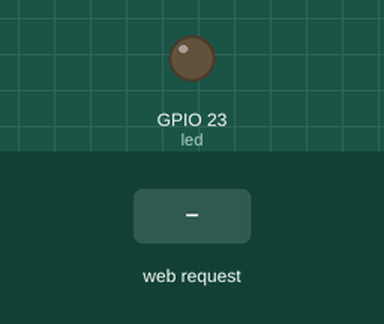
Simulated run of this sketch. Board: ESP32. Shown: output pins drawn as LEDs (lit = HIGH). The inputs (shaded band) are chosen by the test bench. WiFi joins after 1.5 s; servers stay silent unless stated; storage starts empty; what the sketch prints to the serial monitor is not drawn.

Above: at 3.2 s.
3.3 s: HTTP request GET /toggleLED received
At 4.2 s:
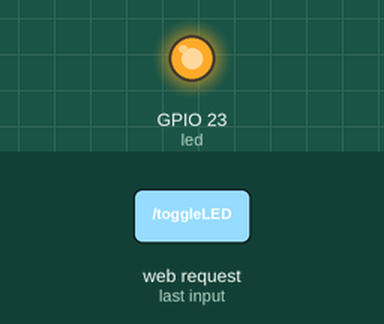
Timing chart, 0 to 6.3 s (numbered marks = the images above; inputs shaded):
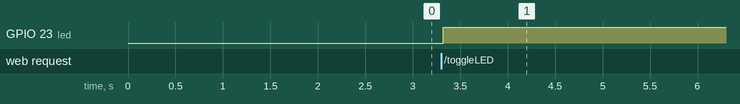

The sketch:

SPIFFS_NET.ino
```cpp
#include "FS.h"
#include "SPIFFS.h"
#include <WiFi.h>
#include <AsyncTCP.h>
#include <ESPAsyncWebServer.h>


const char* ssid = "Ilgner";
const char* senha = "0123456789";

const int led = 23;
bool ledState = false;

AsyncWebServer server (80);

void setup() {
  // put your setup code here, to run once:

Serial.begin(115200);

pinMode(led,OUTPUT);

digitalWrite(led,LOW);


//inicializando o Wi-fi
WiFi.begin(ssid,senha);

while(WiFi.status() != WL_CONNECTED){
  delay(1000);
  Serial.println("Conectando ao Wi-fi");
}

Serial.println("Conectado ao Wi-fi");
Serial.print("Conectado ao IP");
Serial.println(WiFi.localIP());


//Inicializando a SPIFFs

if(!SPIFFS.begin(true)){
Serial.println("Problemas ao inicializar a SPIFFS");
  return;
}


server.on("/",HTTP_GET , [](AsyncWebServerRequest *request){
  request->send(SPIFFS, "/index.html", "text/html");
});

server.on("/style.css",HTTP_GET , [](AsyncWebServerRequest *request){
  request->send(SPIFFS, "/style.css", "text/css");
});


server.on("/toggleLED",HTTP_GET , [](AsyncWebServerRequest *request){

  ledState = !ledState;
  digitalWrite(led, ledState ? HIGH : LOW);

  request->send(200, "text/plain",ledState ? "on" : "off" );
});

server.begin();


}

void loop() {
  // put your main code here, to run repeatedly:

}
```

Measured:
- after the input at 3.3 s, GPIO 23 (led): LOW → HIGH at once
